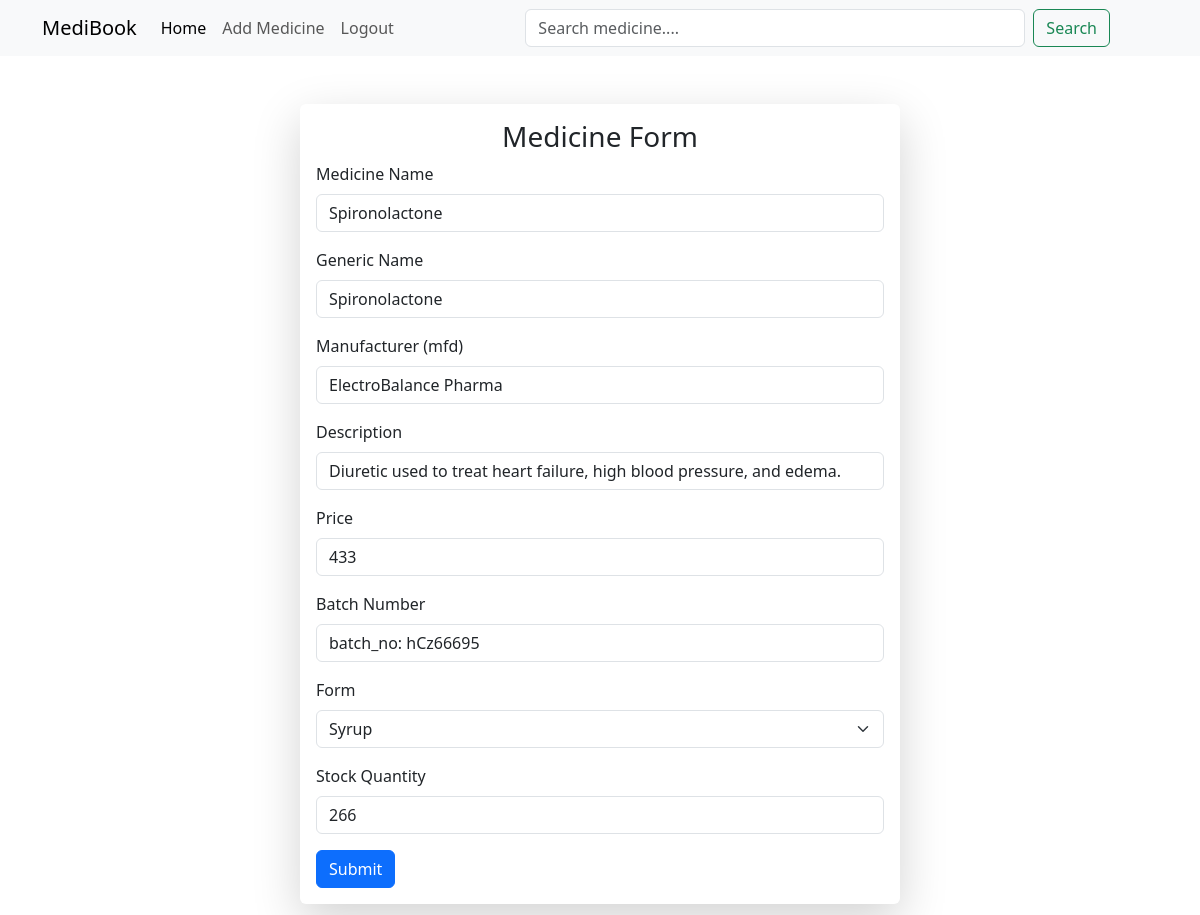
The page /edit/spironolactone/ (signed in) on the database its author committed.
### medicine/models.py (models this page shows)
class MedicineModel(models.Model):
    name = models.CharField(max_length=150)
    generic_name = models.CharField(max_length=150)
    manufacturer = models.CharField(max_length=150)
    description = models.CharField(max_length=150)
    price = models.IntegerField()
    batch_number = models.CharField(max_length=50)
    form = models.CharField(max_length=100)
    stock_quantity = models.IntegerField()
    slug = models.SlugField(unique=True, null=True)

### medicine/views.py (the view, shortened to what this page needs)
# urls.py: path('edit/<slug:slug>/', edit_medicien, name='edit-view'),
@login_required(login_url="login-view")
def edit_medicien(request, slug):
    try:
        obj = MedicineModel.objects.get(slug=slug)
        context={'data': obj}
        return render(request, 'add_medicine.html', context=context)
    except MedicineModel.DoesNotExist:
        messages.error('Some error occured!')
        return redirect('home-view', context=context)

### medicine/templates/add_medicine.html (shortened to what this page needs)
{% extends "base.html" %} {% block body %}
<form class="container w-50 mt-5 mb-5 border-1 shadow-lg p-3 rounded" method="POST">
  <h3 class="text-center">Medicine Form</h3>
  <div class="mb-3">
    <label for="medicien_name" class="form-label">Medicine Name</label>
    <input
      type="text"
      class="form-control"
      id="medicien_name"
      name="name"
      value="{{data.name}}"
      required
    />
  </div>
  <div class="mb-3">
    <label for="generic_name" class="form-label">Generic Name</label>
    <input
      type="text"
      class="form-control"
      id="generic_name"
      name="generic_name"
      value="{{data.generic_name}}"
      required
    />
  </div>
  <div class="mb-3">
    <label for="menufacturer" class="form-label">Manufacturer (mfd)</label>
    <input
      type="text"
      class="form-control"
      id="menufacturer"
      name="manufacturer"
      value="{{data.manufacturer}}"
      required
    />
  </div>
  <div class="mb-3">
    <label for="description" class="form-label">Description</label>
    <input
      type="text"
      class="form-control"
      id="description"
      name="description"
      value="{{data.description}}"
      required
    />
  </div>
  <div class="mb-3">
    <label for="price" class="form-label">Price</label>
    <input
      type="text"
      class="form-control"
      id="price"
      name="price"
      value="{{data.price}}"
      required
    />
  </div>
  <div class="mb-3">
    <label for="batch_number" class="form-label">Batch Number</label>
    <input
      type="text"
      class="form-control"
      id="batch_number"
      name="batch_number"
      value="{{data.batch_number}}"
      required
    />
  </div>
  <div class="mb-3">
    <label for="form" class="form-label">Form</label>
    <select
      class="form-select"
      aria-label="Default select example"
      name="form"
      required
    >
        <option value="Syrup" {% if data.form == 'Syrup' %}selected{% endif %}>Syrup</option>
    </select>
  </div>
  <div class="mb-3">
    <label for="stock" class="form-label">Stock Quantity</label>
    <input
      type="text"
      class="form-control"
      id="stock"
      name="stock_quantity"
      value="{{data.stock_quantity}}"
      required
    />
  </div>
  <button type="submit" class="btn btn-primary">Submit</button>
</form>
{% endblock %}

### rows shown on the page
MedicineModel: name "Spironolactone", generic_name "Spironolactone", manufacturer "ElectroBalance Pharma", description "Diuretic used to treat heart failure, high blood pressure, and edema.", price "433", batch_number "batch_no: hCz66695", form "Syrup", stock_quantity "266"
